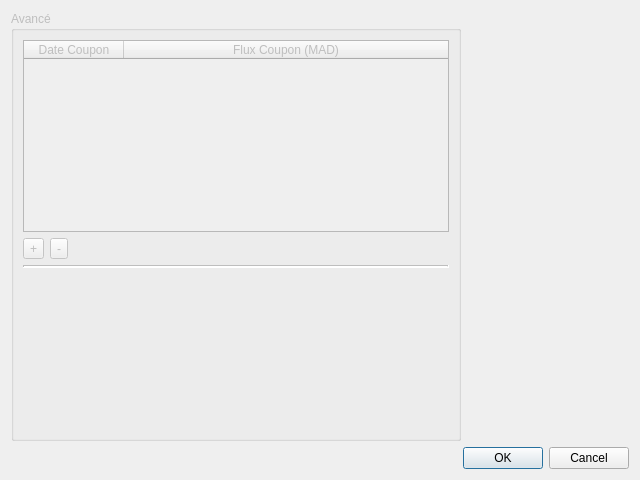
<?xml version="1.0" encoding="UTF-8"?>
<ui version="4.0">
 <class>Dialog</class>
 <widget class="QDialog" name="Dialog">
  <property name="geometry">
   <rect>
    <x>0</x>
    <y>0</y>
    <width>640</width>
    <height>480</height>
   </rect>
  </property>
  <property name="windowTitle">
   <string>Dialog</string>
  </property>
  <layout class="QVBoxLayout" name="verticalLayout">
   <item>
    <widget class="QGroupBox" name="groupBoxAvance">
     <property name="enabled">
      <bool>false</bool>
     </property>
     <property name="sizePolicy">
      <sizepolicy hsizetype="Expanding" vsizetype="Preferred">
       <horstretch>2</horstretch>
       <verstretch>0</verstretch>
      </sizepolicy>
     </property>
     <property name="minimumSize">
      <size>
       <width>300</width>
       <height>0</height>
      </size>
     </property>
     <property name="maximumSize">
      <size>
       <width>450</width>
       <height>16777215</height>
      </size>
     </property>
     <property name="title">
      <string>Avancé</string>
     </property>
     <property name="flat">
      <bool>true</bool>
     </property>
     <property name="checkable">
      <bool>false</bool>
     </property>
     <property name="checked">
      <bool>false</bool>
     </property>
     <layout class="QVBoxLayout" name="verticalLayout_3">
      <item>
       <layout class="QVBoxLayout" name="verticalLayout_2">
        <item>
         <widget class="QTableWidget" name="tableWidget">
          <attribute name="horizontalHeaderStretchLastSection">
           <bool>true</bool>
          </attribute>
          <attribute name="verticalHeaderStretchLastSection">
           <bool>false</bool>
          </attribute>
          <column>
           <property name="text">
            <string>Date Coupon</string>
           </property>
          </column>
          <column>
           <property name="text">
            <string>Flux Coupon (MAD)</string>
           </property>
          </column>
         </widget>
        </item>
        <item>
         <layout class="QHBoxLayout" name="horizontalLayout_2">
          <item>
           <widget class="QToolButton" name="toolButtonAdd">
            <property name="text">
             <string>+</string>
            </property>
           </widget>
          </item>
          <item>
           <widget class="QToolButton" name="toolButtonRemove">
            <property name="text">
             <string>-</string>
            </property>
           </widget>
          </item>
          <item>
           <spacer name="horizontalSpacer">
            <property name="orientation">
             <enum>Qt::Horizontal</enum>
            </property>
            <property name="sizeHint" stdset="0">
             <size>
              <width>40</width>
              <height>20</height>
             </size>
            </property>
           </spacer>
          </item>
         </layout>
        </item>
       </layout>
      </item>
      <item>
       <widget class="Line" name="line_2">
        <property name="lineWidth">
         <number>2</number>
        </property>
        <property name="orientation">
         <enum>Qt::Horizontal</enum>
        </property>
       </widget>
      </item>
      <item>
       <spacer name="verticalSpacer">
        <property name="orientation">
         <enum>Qt::Vertical</enum>
        </property>
        <property name="sizeHint" stdset="0">
         <size>
          <width>20</width>
          <height>40</height>
         </size>
        </property>
       </spacer>
      </item>
     </layout>
    </widget>
   </item>
   <item>
    <widget class="QDialogButtonBox" name="buttonBox">
     <property name="orientation">
      <enum>Qt::Horizontal</enum>
     </property>
     <property name="standardButtons">
      <set>QDialogButtonBox::Cancel|QDialogButtonBox::Ok</set>
     </property>
    </widget>
   </item>
  </layout>
 </widget>
 <resources/>
 <connections>
  <connection>
   <sender>buttonBox</sender>
   <signal>accepted()</signal>
   <receiver>Dialog</receiver>
   <slot>accept()</slot>
   <hints>
    <hint type="sourcelabel">
     <x>248</x>
     <y>254</y>
    </hint>
    <hint type="destinationlabel">
     <x>157</x>
     <y>274</y>
    </hint>
   </hints>
  </connection>
  <connection>
   <sender>buttonBox</sender>
   <signal>rejected()</signal>
   <receiver>Dialog</receiver>
   <slot>reject()</slot>
   <hints>
    <hint type="sourcelabel">
     <x>316</x>
     <y>260</y>
    </hint>
    <hint type="destinationlabel">
     <x>286</x>
     <y>274</y>
    </hint>
   </hints>
  </connection>
 </connections>
</ui>
